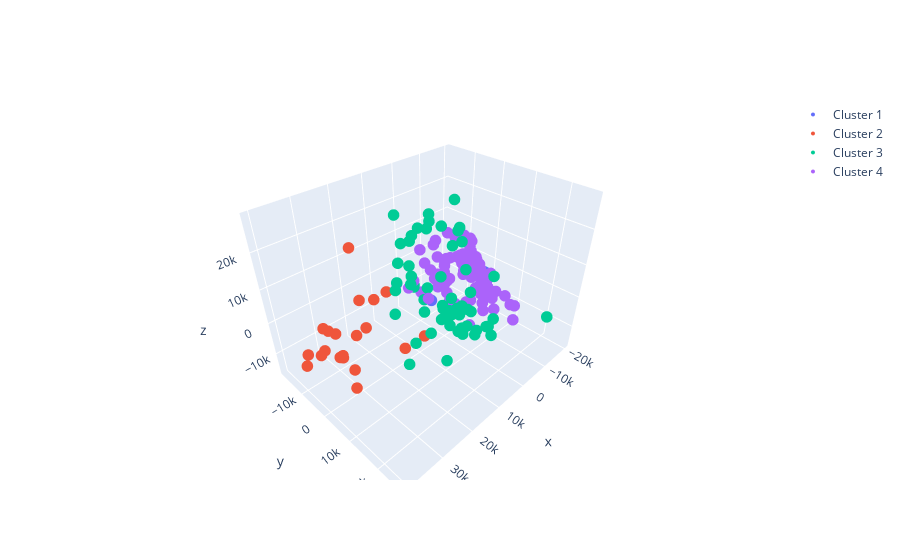

The code cell stored with this chart in its notebook:
### Markdown cell above
### Clustering Based on Gaussian Mixture Models
Create clusters by attempting to fit a mixture of high dimensional gaussian models to the data

### Code cell
gmm_clusters = gmm_cluster(cluster_data, n_models=4)
